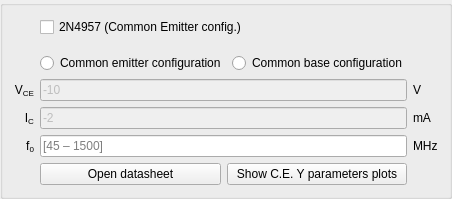
               <widget class="QGroupBox" name="groupBox_4">
                <property name="title">
                 <string/>
                </property>
                <layout class="QHBoxLayout" name="horizontalLayout_11">
                 <item>
                  <layout class="QGridLayout" name="gridLayout_14">
                   <property name="sizeConstraint">
                    <enum>QLayout::SetDefaultConstraint</enum>
                   </property>
                   <item row="4" column="0">
                    <widget class="QLabel" name="label_166">
                     <property name="text">
                      <string>&lt;html&gt;&lt;head/&gt;&lt;body&gt;&lt;p&gt;I&lt;span style=&quot; vertical-align:sub;&quot;&gt;C&lt;/span&gt;&lt;/p&gt;&lt;/body&gt;&lt;/html&gt;</string>
                     </property>
                     <property name="alignment">
                      <set>Qt::AlignRight|Qt::AlignTrailing|Qt::AlignVCenter</set>
                     </property>
                    </widget>
                   </item>
                   <item row="3" column="0">
                    <widget class="QLabel" name="label_165">
                     <property name="text">
                      <string>&lt;html&gt;&lt;head/&gt;&lt;body&gt;&lt;p&gt;V&lt;span style=&quot; vertical-align:sub;&quot;&gt;CE&lt;/span&gt;&lt;/p&gt;&lt;/body&gt;&lt;/html&gt;</string>
                     </property>
                     <property name="alignment">
                      <set>Qt::AlignRight|Qt::AlignTrailing|Qt::AlignVCenter</set>
                     </property>
                    </widget>
                   </item>
                   <item row="5" column="0">
                    <widget class="QLabel" name="label_118">
                     <property name="sizePolicy">
                      <sizepolicy hsizetype="Minimum" vsizetype="Preferred">
                       <horstretch>0</horstretch>
                       <verstretch>0</verstretch>
                      </sizepolicy>
                     </property>
                     <property name="text">
                      <string>f&lt;sub&gt;0&lt;/sub&gt;</string>
                     </property>
                     <property name="alignment">
                      <set>Qt::AlignRight|Qt::AlignTrailing|Qt::AlignVCenter</set>
                     </property>
                    </widget>
                   </item>
                   <item row="5" column="3">
                    <widget class="QLabel" name="label_8">
                     <property name="text">
                      <string>MHz</string>
                     </property>
                    </widget>
                   </item>
                   <item row="3" column="3">
                    <widget class="QLabel" name="label_37">
                     <property name="text">
                      <string>V</string>
                     </property>
                    </widget>
                   </item>
                   <item row="5" column="1" colspan="2">
                    <widget class="QLineEdit" name="f0_box_2">
                     <property name="placeholderText">
                      <string>[45 – 1500]</string>
                     </property>
                    </widget>
                   </item>
                   <item row="3" column="1" colspan="2">
                    <widget class="QLineEdit" name="vce_box_2">
                     <property name="enabled">
                      <bool>false</bool>
                     </property>
                     <property name="text">
                      <string>-10</string>
                     </property>
                    </widget>
                   </item>
                   <item row="4" column="3">
                    <widget class="QLabel" name="label_38">
                     <property name="text">
                      <string>mA</string>
                     </property>
                    </widget>
                   </item>
                   <item row="4" column="1" colspan="2">
                    <widget class="QLineEdit" name="vce_box_3">
                     <property name="enabled">
                      <bool>false</bool>
                     </property>
                     <property name="text">
                      <string>-2</string>
                     </property>
                    </widget>
                   </item>
                   <item row="0" column="1" colspan="2">
                    <widget class="QCheckBox" name="checkBox">
                     <property name="text">
                      <string>2N4957 (Common Emitter config.)</string>
                     </property>
                    </widget>
                   </item>
                   <item row="6" column="1" colspan="2">
                    <layout class="QHBoxLayout" name="horizontalLayout_10">
                     <item>
                      <widget class="QPushButton" name="open_datasheet_Y_button">
                       <property name="text">
                        <string>Open datasheet</string>
                       </property>
                      </widget>
                     </item>
                     <item>
                      <widget class="QPushButton" name="show_plots_button">
                       <property name="text">
                        <string notr="true">Show C.E. Y parameters plots</string>
                       </property>
                      </widget>
                     </item>
                    </layout>
                   </item>
                   <item row="2" column="2">
                    <widget class="QRadioButton" name="radioButton_CB">
                     <property name="text">
                      <string>Common base configuration</string>
                     </property>
                    </widget>
                   </item>
                   <item row="2" column="1">
                    <widget class="QRadioButton" name="radioButton_CE">
                     <property name="text">
                      <string>Common emitter configuration</string>
                     </property>
                    </widget>
                   </item>
                   <item row="1" column="1">
                    <spacer name="verticalSpacer_6">
                     <property name="orientation">
                      <enum>Qt::Vertical</enum>
                     </property>
                     <property name="sizeType">
                      <enum>QSizePolicy::Fixed</enum>
                     </property>
                     <property name="sizeHint" stdset="0">
                      <size>
                       <width>20</width>
                       <height>10</height>
                      </size>
                     </property>
                    </spacer>
                   </item>
                  </layout>
                 </item>
                </layout>
               </widget>
